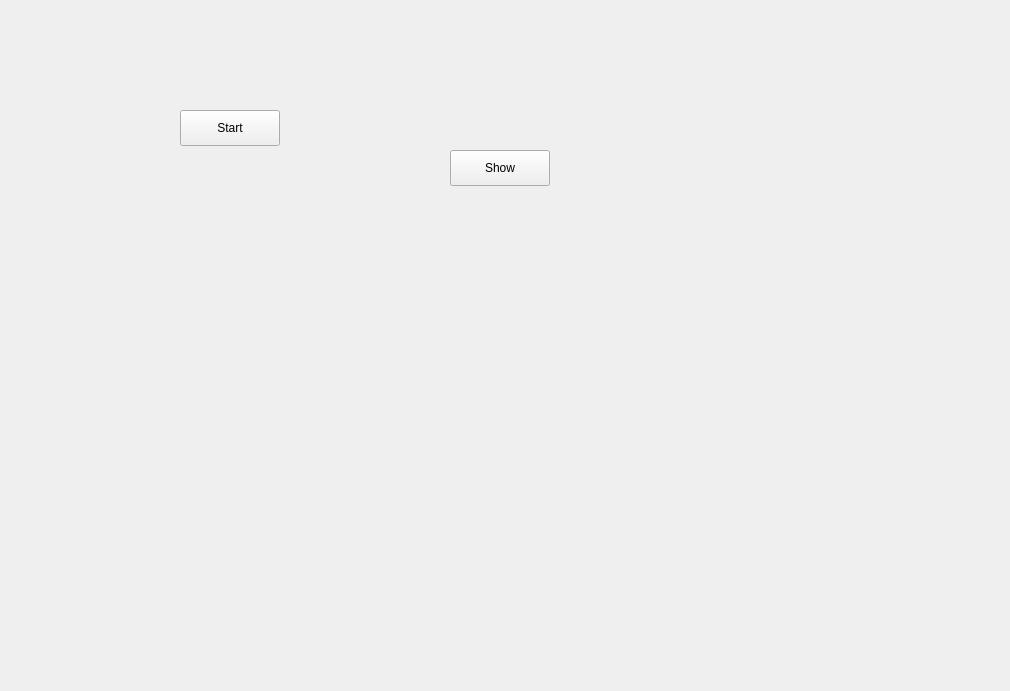
<?xml version="1.0" encoding="UTF-8"?>
<ui version="4.0">
 <class>Xlive</class>
 <widget class="QMainWindow" name="Xlive">
  <property name="geometry">
   <rect>
    <x>0</x>
    <y>0</y>
    <width>1010</width>
    <height>691</height>
   </rect>
  </property>
  <property name="sizePolicy">
   <sizepolicy hsizetype="Fixed" vsizetype="Fixed">
    <horstretch>100</horstretch>
    <verstretch>100</verstretch>
   </sizepolicy>
  </property>
  <property name="minimumSize">
   <size>
    <width>100</width>
    <height>100</height>
   </size>
  </property>
  <property name="maximumSize">
   <size>
    <width>2220</width>
    <height>1240</height>
   </size>
  </property>
  <property name="windowTitle">
   <string>XLive NSLS-II</string>
  </property>
  <widget class="QWidget" name="centralwidget">
   <widget class="QPushButton" name="pushButton_run">
    <property name="geometry">
     <rect>
      <x>180</x>
      <y>110</y>
      <width>100</width>
      <height>36</height>
     </rect>
    </property>
    <property name="text">
     <string>Start</string>
    </property>
   </widget>
   <widget class="QPushButton" name="pushButton_show">
    <property name="geometry">
     <rect>
      <x>450</x>
      <y>150</y>
      <width>100</width>
      <height>36</height>
     </rect>
    </property>
    <property name="text">
     <string>Show</string>
    </property>
   </widget>
   <widget class="QWidget" name="verticalLayoutWidget">
    <property name="geometry">
     <rect>
      <x>280</x>
      <y>200</y>
      <width>661</width>
      <height>451</height>
     </rect>
    </property>
    <layout class="QVBoxLayout" name="layout_spectrum"/>
   </widget>
  </widget>
  <action name="actionSelct_new_trajectory">
   <property name="text">
    <string>Select new trajectory...</string>
   </property>
  </action>
 </widget>
 <resources/>
 <connections/>
</ui>
